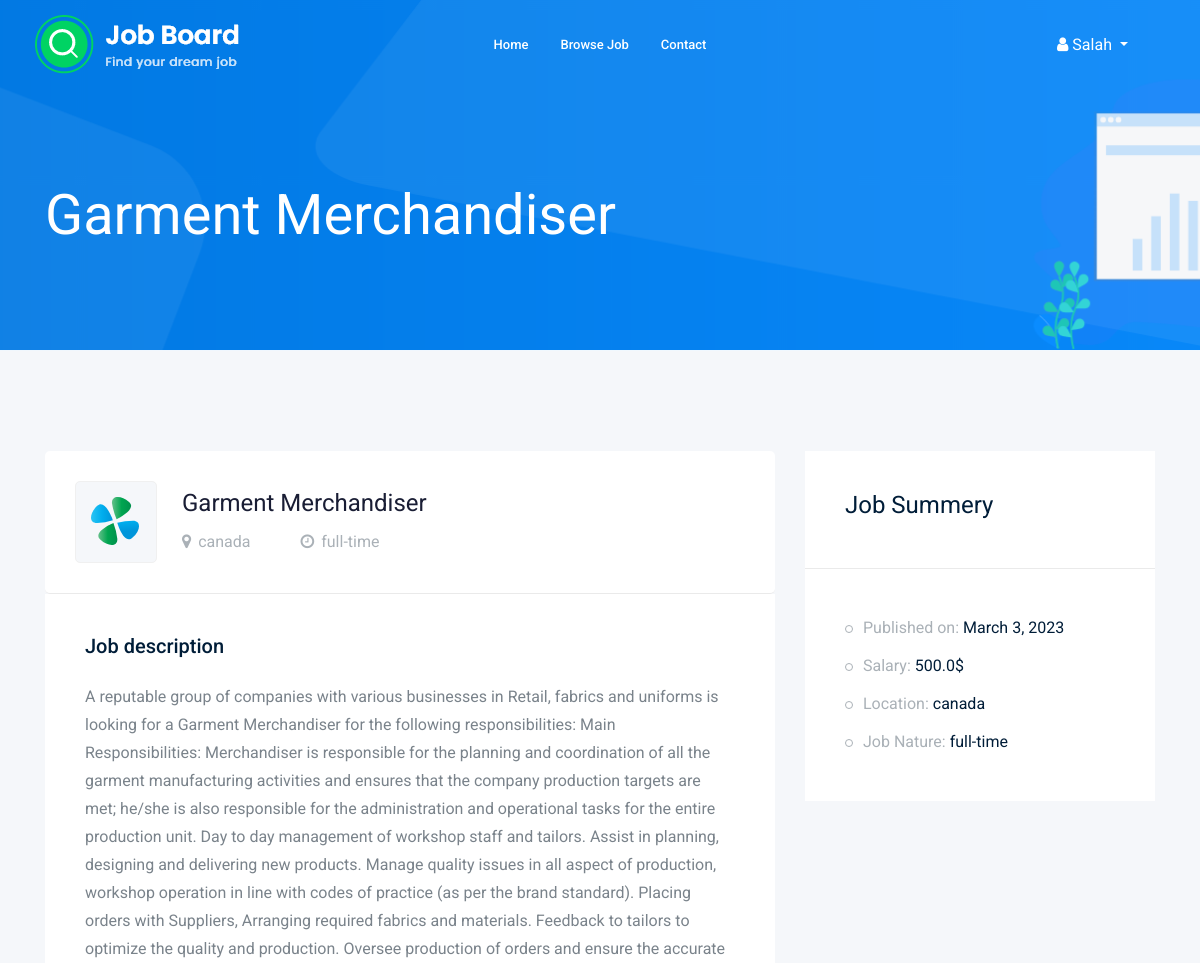
Page /job/10/ (signed in, upper part) on the earlier database version.
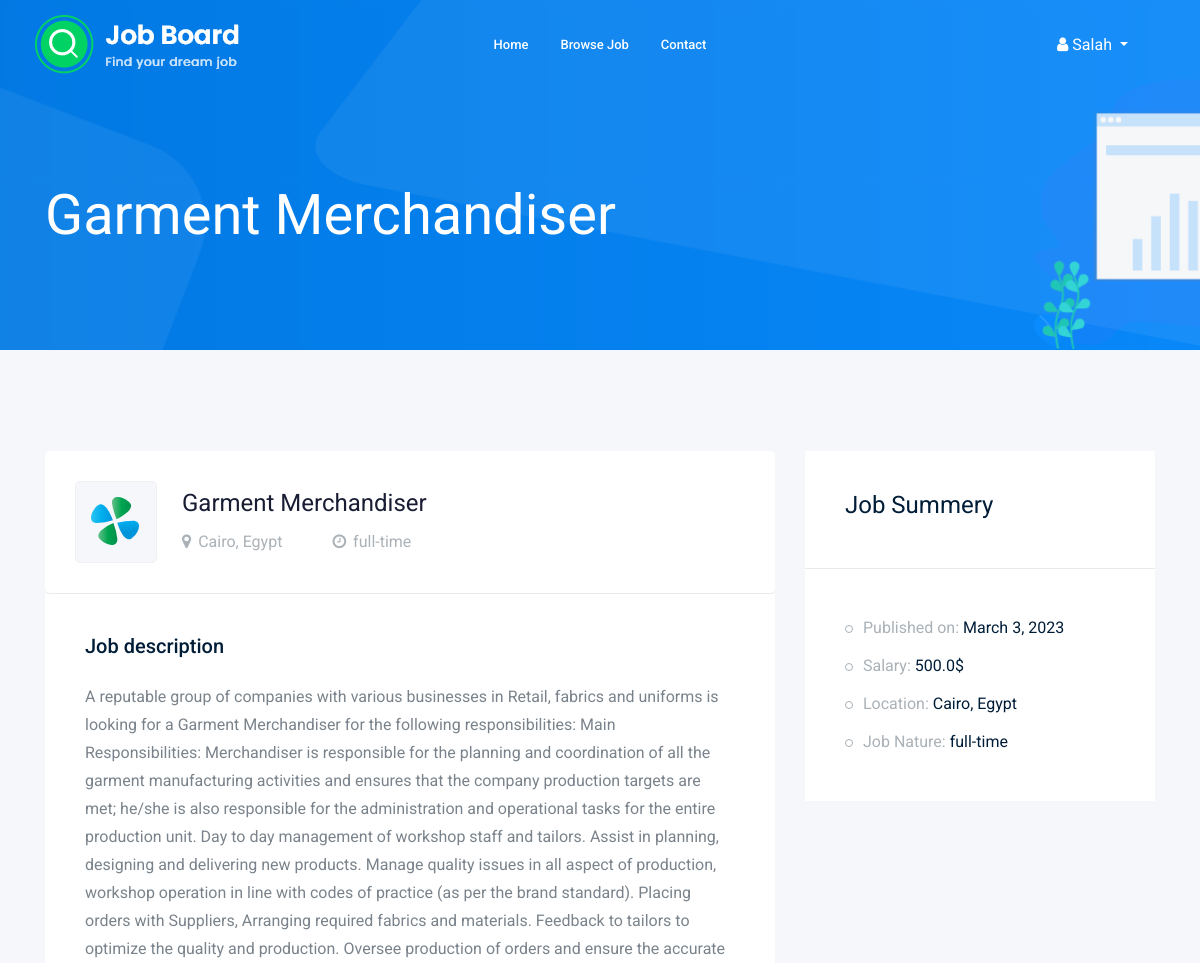
Same page on the later database version.
### job/models.py (models this page shows, shortened)
class customer(models.Model):
    user = models.OneToOneField(User, on_delete=models.CASCADE)
    card = models.IntegerField()
    country = models.CharField(max_length=100)
    image = models.ImageField(upload_to="img/customer/", null=True)

### job/views.py (the view, shortened to what this page needs)
# urls.py: path('job/<int:pk>/', views.job_details, name="job_details"),
@login_required
def job_details(request, pk):
    job = jobs.objects.get(pk=pk)
    users = customer.objects.get(pk=pk)
    context = {"job": job, "users": users}
    return render(request, "pages/job_details.html", context)

### templates/pages/job_details.html (shortened to what this page needs)
{% extends 'base.html' %}
{% load static %}
{% block header %}{% include "includes/header.html" %}{% endblock %}
{% block content %}
    <div class="bradcam_area bradcam_bg_1">
        <div class="container h-50">
            <div class="row ">
                <div class="col-xl-12">
                    <div class="bradcam_text">
                        <h3>{{job.title}}</h3>
                    </div>
                </div>
            </div>
        </div>
    </div>
    <div class="job_details_area">
        <div class="container">
            <div class="row">
                <div class="col-lg-8">
                    <div class="job_details_header">
                        <div class="single_jobs white-bg d-flex justify-content-between">
                            <div class="jobs_left d-flex align-items-center">
                                <div class="thumb">
                                    <img src="{% static 'img/1.svg' %}" alt="">
                                </div>
                                <div class="jobs_conetent">
                                    <h4>{{job.title}}</h4>
                                    <div class="links_locat d-flex align-items-center">
                                        <div class="location">
                                            <p> <i class="fa fa-map-marker"></i>{{ users.country }}</p>
                                        </div>
                                        <div class="location">
                                            <p> <i class="fa fa-clock-o"></i>{{ job.job_nature }}</p>
                                        </div>
                                    </div>
                                </div>
                            </div>
                        </div>
                    </div>
                    <div class="descript_wrap white-bg">
                        <div class="single_wrap">
                            <h4>Job description</h4>
                            <p>{{ job.description }}</p>
                        </div>
                    </div>
                </div>
                <div class="col-lg-4">
                    <div class="job_sumary">
                        <div class="summery_header">
                            <h3>Job Summery</h3>
                        </div>
                        <div class="job_content">
                            <ul>
                                <li>Published on: <span>{{ job.created_at.date }}</span></li>
                                <li>Salary: <span>{{ job.salary }}$</span></li>
                                <li>Location: <span>{{ users.country }}</span></li>
                                <li>Job Nature: <span>{{ job.job_nature }}</span></li>
                            </ul>
                        </div>
                    </div>
                </div>
            </div>
        </div>
    </div>
{% endblock %}

Differences in the rows shown:
changed customer: country "canada" → "Cairo, Egypt"
